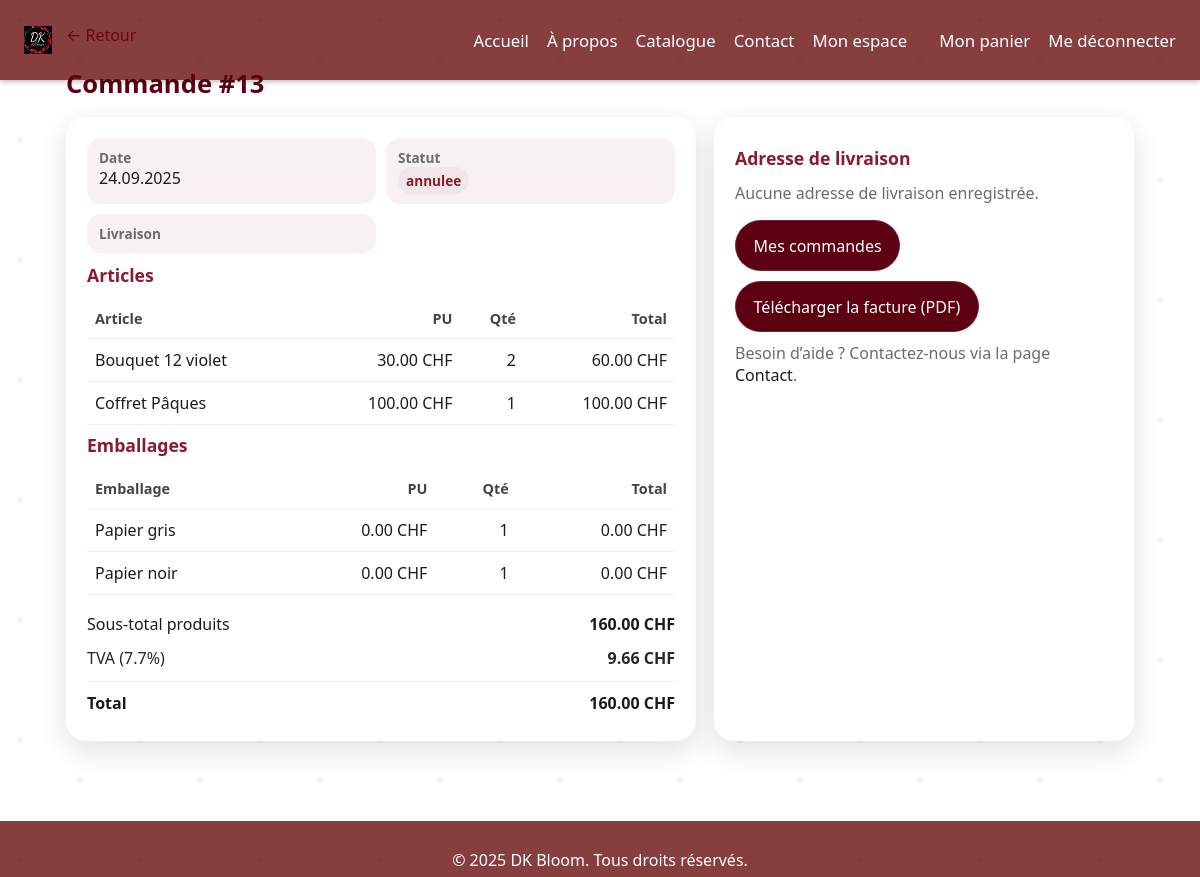
The page /pages/detail_commande.php?com_id=13 (signed in) on the database its author committed.
### tables this page shows
CREATE TABLE `COMMANDE` (
                            `COM_ID` bigint(20) NOT NULL,
                            `PER_ID` bigint(20) NOT NULL,
                            `LIV_ID` bigint(20) DEFAULT NULL,
                            `PAI_ID` bigint(20) DEFAULT NULL,
                            `STRIPE_SESSION_ID` varchar(255) DEFAULT NULL,
                            `COM_STATUT` enum('en preparation','en attente d''expédition','expediee','en attente de ramassage','livree','annulee') NOT NULL DEFAULT 'en preparation',
                            `COM_ARCHIVE` tinyint(1) NOT NULL DEFAULT 0,
                            `COM_ARCHIVED_AT` datetime DEFAULT NULL,
                            `COM_DATE` date NOT NULL,
                            `COM_DESCRIPTION` text DEFAULT NULL,
                            `COM_TVA_TAUX` decimal(5,2) NOT NULL DEFAULT 7.70,
                            `COM_TVA_MONTANT` decimal(10,2) NOT NULL DEFAULT 0.00,
                            `COM_MONTANT_TOTAL` decimal(10,2) NOT NULL DEFAULT 0.00,
                            `TOTAL_PAYER_CHF` decimal(10,2) DEFAULT NULL,
                            `COM_RETRAIT_DEBUT` datetime DEFAULT NULL,
                            `COM_RETRAIT_FIN` datetime DEFAULT NULL
);

CREATE TABLE `COMMANDE_PRODUIT` (
                                    `COM_ID` bigint(20) NOT NULL,
                                    `PRO_ID` bigint(20) NOT NULL,
                                    `CP_QTE_COMMANDEE` int(11) NOT NULL,
                                    `CP_TYPE_PRODUIT` enum('bouquet','fleur','coffret') NOT NULL
);

CREATE TABLE `PRODUIT` (
                           `PRO_ID` bigint(20) NOT NULL,
                           `PRO_NOM` varchar(190) NOT NULL,
                           `PRO_PRIX` decimal(12,2) NOT NULL,
                           `PRO_IMG` varchar(255) DEFAULT NULL,
                           `PRO_TYPE` varchar(50) DEFAULT NULL,
                           `PRO_ACTIF` tinyint(1) NOT NULL DEFAULT 1 COMMENT '1=actif,0=inactif'
);

CREATE TABLE `EMBALLAGE` (
                             `EMB_ID` bigint(20) NOT NULL,
                             `EMB_NOM` varchar(120) NOT NULL,
                             `EMB_COULEUR` varchar(40) NOT NULL,
                             `EMB_QTE_STOCK` int(11) NOT NULL DEFAULT 0,
                             `EMB_IMG` varchar(50) DEFAULT NULL,
                             `EMB_ACTIF` tinyint(1) NOT NULL DEFAULT 1 COMMENT '1=actif,0=inactif'
);

### pages/detail_commande.php (the view, shortened to what this page needs)
<?php
$perId = (int)$_SESSION['per_id'];
$dir  = rtrim(dirname($_SERVER['PHP_SELF'] ?? $_SERVER['SCRIPT_NAME']), '/\\');
$BASE = ($dir === '' || $dir === '.') ? '/' : $dir . '/';
$pdo = require __DIR__ . '/../database/config/connexionBDD.php';
$pdo->setAttribute(PDO::ATTR_ERRMODE, PDO::ERRMODE_EXCEPTION);
function h($s){ return htmlspecialchars((string)$s, ENT_QUOTES,'UTF-8'); }
function fetchOne(PDO $pdo,string $sql,array $p){ $st=$pdo->prepare($sql); $st->execute($p); return $st->fetch(PDO::FETCH_ASSOC) ?: null; }
$comId = isset($_GET['com_id']) && ctype_digit((string)$_GET['com_id']) ? (int)$_GET['com_id'] : 0;
$sqlHead = "
  SELECT c.COM_ID, c.PER_ID, c.COM_DATE, c.COM_STATUT, c.LIV_ID, c.PAI_ID
    FROM COMMANDE c
   WHERE c.COM_ID = :cid AND c.PER_ID = :per
   LIMIT 1";
$head = fetchOne($pdo, $sqlHead, [':cid'=>$comId, ':per'=>$perId]);
$adresse = null;
if (!$adresse) {
    $adresse = fetchOne($pdo, "
      SELECT a.ADR_RUE, a.ADR_NUMERO, a.ADR_NPA, a.ADR_VILLE, a.ADR_PAYS
        FROM ADRESSE_CLIENT ac
        JOIN ADRESSE a ON a.ADR_ID = ac.ADR_ID
       WHERE ac.PER_ID = :per AND a.ADR_TYPE = 'LIVRAISON'
       ORDER BY a.ADR_ID DESC
       LIMIT 1
    ", [':per'=>$perId]);
}
$st = $pdo->prepare("
  SELECT
    cp.PRO_ID,
    p.PRO_NOM,
    p.PRO_PRIX AS prix_u,
    COALESCE(cp.CP_QTE_COMMANDEE, 1) AS qte,
    LOWER(COALESCE(cp.CP_TYPE_PRODUIT, '')) AS type_produit
  FROM COMMANDE_PRODUIT cp
  JOIN PRODUIT p ON p.PRO_ID = cp.PRO_ID
  WHERE cp.COM_ID = :cid
  ORDER BY p.PRO_NOM
");
$st->execute([':cid'=>$comId]);
$items = $st->fetchAll(PDO::FETCH_ASSOC);
$supps = [];
try {
    $st = $pdo->prepare("
      SELECT s.SUP_NOM, s.SUP_PRIX_UNITAIRE AS prix_u, COALESCE(cs.CS_QTE_COMMANDEE, 1) AS qte
        FROM COMMANDE_SUPP cs
        JOIN SUPPLEMENT s ON s.SUP_ID = cs.SUP_ID
       WHERE cs.COM_ID = :cid
       ORDER BY s.SUP_NOM
    ");
    $st->execute([':cid'=>$comId]);
    $supps = $st->fetchAll(PDO::FETCH_ASSOC);
} catch (Throwable $e) {  }
$st = $pdo->prepare("
  SELECT e.EMB_NOM, 0 AS prix_u, 1 AS qte
    FROM COMMANDE_EMBALLAGE ce
    JOIN EMBALLAGE e ON e.EMB_ID = ce.EMB_ID
   WHERE ce.COM_ID = :cid
   ORDER BY e.EMB_NOM
");
$st->execute([':cid'=>$comId]);
$embs = $st->fetchAll(PDO::FETCH_ASSOC);
$totaux = fetchOne($pdo, "
  SELECT
    COALESCE(c.COM_TVA_TAUX, 0)      AS TVA_TAUX,
    COALESCE(c.COM_TVA_MONTANT, 0)   AS TVA_CHF,
    COALESCE(l.LIV_MONTANT_FRAIS, 0) AS LIV_CHF
  FROM COMMANDE c
  LEFT JOIN LIVRAISON l ON l.LIV_ID = c.LIV_ID
  WHERE c.COM_ID = :cid
  LIMIT 1
", [':cid'=>$comId]) ?: ['TVA_TAUX'=>0,'TVA_CHF'=>0,'LIV_CHF'=>0];
$tvaTauxSaved = (float)$totaux['TVA_TAUX'];
$tvaCHFSaved  = (float)$totaux['TVA_CHF'];
$livCHF       = (float)$totaux['LIV_CHF'];
$fmt = fn($n) => number_format((float)$n, 2, '.', ' ') . ' CHF';
$subtotal  = 0.0; foreach ($items as $it){  $subtotal  += (float)$it['prix_u'] * (int)$it['qte']; }
$suppTotal = 0.0; foreach ($supps as $sp){  $suppTotal += (float)$sp['prix_u'] * (int)$sp['qte']; }
$embTotal  = 0.0; foreach ($embs  as $em){  $embTotal  += (float)$em['prix_u'] * (int)$em['qte']; }
$grandHTlike = $subtotal + $suppTotal + $embTotal;
$totalPaye   = $grandHTlike + $livCHF;
$RATE_REDUCED = 0.026;
$RATE_NORMAL  = 0.081;
$base_reduced = 0.0;
$base_normal  = 0.0;
foreach ($items as $it) {
    $line = (float)$it['prix_u'] * (int)$it['qte'];
    $t = strtolower($it['type_produit'] ?? '');
    if ($t === 'fleur' || $t === 'bouquet') $base_reduced += $line;
    else                                   $base_normal  += $line;
}
$ship_red = 0.0; $ship_norm = 0.0;
$tva_reduced = round(($base_reduced + $ship_red)  * $RATE_REDUCED, 2);
$tva_normal  = round(($base_normal  + $ship_norm) * $RATE_NORMAL,  2);
$tvaCalc     = $tva_reduced + $tva_normal;
$tvaDisplay  = ($tvaCHFSaved > 0) ? $tvaCHFSaved : $tvaCalc;
$tvaRateInfo = ($tvaTauxSaved > 0) ? $tvaTauxSaved : null;
?>
<!doctype html>
<html lang="fr">
<head>
    <link rel="stylesheet" href="<?= $BASE ?>css/style_header_footer.css">
    <link rel="stylesheet" href="<?= $BASE ?>css/style.css">
    <link rel="stylesheet" href="<?= $BASE ?>css/style_detail_commande.css">
</head>
<body>
<?php include __DIR__ . '/includes/header.php'; ?>
<main class="container dk-order" aria-label="Détails commande">
    <a class="back" href="<?= $BASE ?>info_perso.php">← Retour</a>
    <h1>Commande #<?= (int)$head['COM_ID'] ?></h1>
    <div class="grid">
        <section class="card">
            <div class="meta">
                <div><b>Date</b><?= h(date('d.m.Y', strtotime((string)$head['COM_DATE']))) ?></div>
                <div><b>Statut</b><span class="badge"><?= h((string)$head['COM_STATUT']) ?></span></div>
                <div>
                    <b>Livraison</b>
                </div>
            </div>
            <h2 class="section-title">Articles</h2>
            <?php if (!$items): ?>
                <p class="muted">Aucune ligne produit enregistrée.</p>
            <?php else: ?>
                <table>
                    <thead>
                    <tr><th>Article</th><th class="right">PU</th><th class="right">Qté</th><th class="right">Total</th></tr>
                    </thead>
                    <tbody>
                    <?php foreach ($items as $it): $line = (float)$it['prix_u'] * (int)$it['qte']; ?>
                        <tr>
                            <td><?= h((string)$it['PRO_NOM']) ?></td>
                            <td class="right"><?= h($fmt((float)$it['prix_u'])) ?></td>
                            <td class="right"><?= (int)$it['qte'] ?></td>
                            <td class="right"><?= h($fmt($line)) ?></td>
                        </tr>
                    <?php endforeach; ?>
                    </tbody>
                </table>
            <?php endif; ?>
            <?php if ($embs): ?>
                <h2 class="section-title">Emballages</h2>
                <table>
                    <thead><tr><th>Emballage</th><th class="right">PU</th><th class="right">Qté</th><th class="right">Total</th></tr></thead>
                    <tbody>
                    <?php foreach ($embs as $em): $line = (float)$em['prix_u'] * (int)$em['qte']; ?>
                        <tr>
                            <td><?= h((string)$em['EMB_NOM']) ?></td>
                            <td class="right"><?= h($fmt((float)$em['prix_u'])) ?></td>
                            <td class="right"><?= (int)$em['qte'] ?></td>
                            <td class="right"><?= h($fmt($line)) ?></td>
                        </tr>
                    <?php endforeach; ?>
                    </tbody>
                </table>
            <?php endif; ?>
            <div class="totals">
                <div class="row"><span>Sous-total produits</span><strong><?= h($fmt($subtotal)) ?></strong></div>
                <div class="row" style="opacity:.95">
                    <span>TVA<?= $tvaRateInfo ? ' ('.h(number_format($tvaRateInfo,1)).'%)' : '' ?></span>
                    <strong><?= h($fmt($tvaDisplay)) ?></strong>
                </div>
                <div class="row grand"><span>Total</span><strong><?= h($fmt($totalPaye)) ?></strong></div>
            </div>
        </section>
        <aside class="card">
            <h2 class="section-title">Adresse de livraison</h2>
            <?php if ($adresse): ?>
                <p class="addr">
                    <?= h((string)$adresse['ADR_RUE']) ?> <?= h((string)$adresse['ADR_NUMERO']) ?><br>
                    <?= h((string)$adresse['ADR_NPA']) ?> <?= h((string)$adresse['ADR_VILLE']) ?><br>
                    <?= h((string)$adresse['ADR_PAYS']) ?>
                </p>
            <?php else: ?>
                <p class="muted">Aucune adresse de livraison enregistrée.</p>
            <?php endif; ?>
            <div style="margin-top:16px">
                <a class="btn" href="<?= $BASE ?>info_perso.php">Mes commandes</a>
            </div>
            <div style="margin-top:10px">
                <a class="btn" href="<?= $BASE ?>facture_pdf.php?com_id=<?= (int)$head['COM_ID'] ?>">
                    Télécharger la facture (PDF)
                </a>
            </div>
            <p class="muted" style="margin-top:10px">
                Besoin d’aide ? Contactez-nous via la page <a href="<?= $BASE ?>contact.php">Contact</a>.
            </p>
        </aside>
    </div>
</main>
<?php include __DIR__ . '/includes/footer.php'; ?>
</body>
</html>

### pages/css/style_header_footer.css (style rules this page uses)
:root { --brand: var(--accent, #7a0000); --container: 1200px; --header-h: 80px; }
* { box-sizing: border-box; }
html,body { height:100%; }
body { min-height:100%; display:flex; flex-direction:column; padding-top: var(--header-h); }
main { flex:1; }
.container { max-width: var(--container); margin-inline: auto; padding-inline: 16px; }

### pages/css/style.css (style rules this page uses)
:root { --bg: #ffffff; --paper: #ffffff; --ink: rgb(97, 2, 2); --muted: rgb(97, 2, 2); --accent: rgba(97, 2, 2, 0.76); --accent-2: rgb(159, 19, 19); --ring:#ffffff22; --radius:20px; --shadow:0 10px 30px rgba(0,0,0,.35); }
* { box-sizing: border-box; }

### pages/css/style_detail_commande.css (style rules this page uses)
:root { --bordeaux: #5C0012; --bordeaux-2: #8A1B2E; --ink: #1b1b1b; --paper: #fff; --muted: #6b6b6b; --radius: 20px; --shadow: 0 10px 30px rgba(0,0,0,.12); }
.container { max-width: 1100px; margin: 24px auto; padding: 0 16px; }
h1 { font-size: 1.6rem; color: var(--bordeaux); margin: 8px 0 16px; }
.grid { display: grid; grid-template-columns: 1.2fr .8fr; gap: 18px; }
.card { background: var(--paper) !important; border-radius: var(--radius); box-shadow: var(--shadow); padding: 18px; color: var(--ink) !important; }
.meta { display: grid; grid-template-columns: 1fr 1fr; gap: 10px; margin-bottom: 10px; }
.meta div { background: #f7f1f2 !important; border-radius: 14px; padding: 10px 12px; color: var(--ink); }
.meta b { display: block; font-size: .85rem; color: var(--muted); }
table { width: 100%; border-collapse: collapse; background: #fff !important; }
th, td { padding: 10px 8px; border-bottom: 1px solid #eee; text-align: left; color: var(--ink); }
th { font-size: .9rem; color: #444 !important; }
.right { text-align: right; }
.section-title { color: var(--bordeaux-2) !important; font-size: 1.1rem; margin: 8px 0 12px; }
.totals { margin-top: 12px; }
.totals .row { display: flex; justify-content: space-between; padding: 6px 0; }
.totals .grand { border-top: 1px solid #eee; margin-top: 6px; padding-top: 10px; font-weight: 700; }
.badge { display: inline-block; padding: 6px 10px; border-radius: 999px; font-size: .85rem; background: #f1e7e9 !important; color: var(--bordeaux-2) !important; }
.back { display: inline-block; margin-bottom: 12px; text-decoration: none; color: var(--bordeaux-2); }
.btn { display: inline-block; padding: 10px 14px; border-radius: 12px; background: var(--bordeaux) !important; color: #fff !important; text-decoration: none; }
.muted { color: var(--muted) !important; }

### pages/detail_commande.php (style rules this page uses)
.badge { background:#f6eef0; color:#8A1B2E; padding:4px 8px; border-radius:999px; font-weight:700; }

### rows shown on the page
commande: COM_ID "13", COM_DATE "24.09.2025", COM_STATUT "annulee"
commande_produit: PRO_ID.PRO_NOM "Bouquet 12 violet", PRO_ID.PRO_PRIX "30.00 CHF", qte "2", line "60.00 CHF"
commande_produit: PRO_ID.PRO_NOM "Coffret Pâques", PRO_ID.PRO_PRIX "100.00 CHF", qte "1", line "100.00 CHF"
emballage: EMB_NOM "Papier gris", prix_u "0.00 CHF", qte "1", line "0.00 CHF"
emballage: EMB_NOM "Papier noir", prix_u "0.00 CHF", qte "1", line "0.00 CHF"

### other values the page prints
$fmt($subtotal) "160.00 CHF"
$tvaRateInfo "7.7"
$fmt($tvaDisplay) "9.66 CHF"
$fmt($totalPaye) "160.00 CHF"
